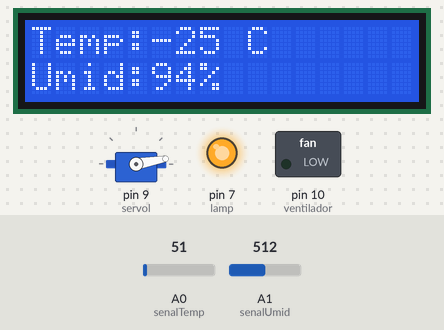
Bench run of a sketch on a simulated Arduino Uno, built with avr-gcc and run on an emulated ATmega328P. On the bench: 16×2 character LCD, servo, switched loads named in the sketch (green lamp = pin HIGH), output pins drawn as LEDs (lit = HIGH). The test bench sets the inputs (shaded band); at power-on: A1 (senalUmid) = 512, A0 (senalTemp) = 51. What the sketch prints to the serial monitor is not drawn.

Above: at 1.2 s.
1.3 s: A1 (senalUmid) set to 757
At 3.0 s:
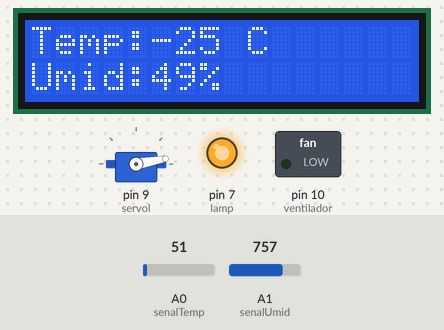
3.6 s: A1 (senalUmid) set to 792
At 5.9 s:
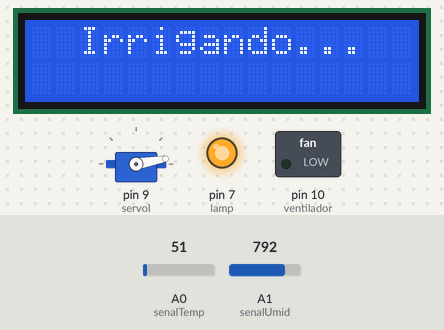
7.7 s: A0 (senalTemp) set to 143
At 8.9 s:
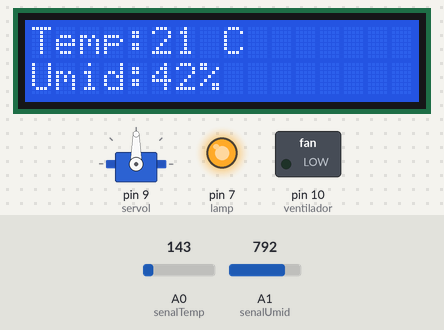
11.6 s: A0 (senalTemp) set to 161
At 14.9 s:
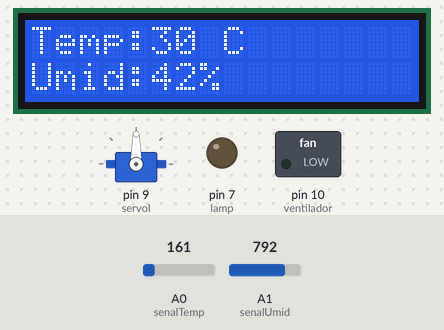
15.7 s: A1 (senalUmid) set to 716
At 18.0 s:
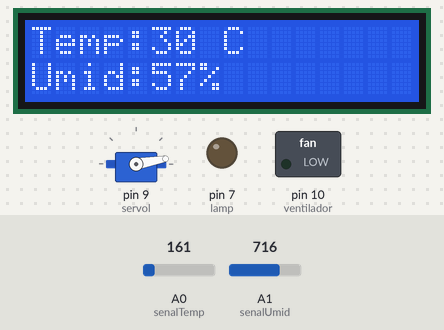
18.7 s: A1 (senalUmid) set to 900
At 20.9 s:
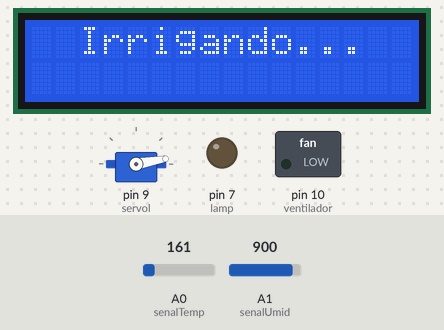
Timing chart, 0 to 22.8 s (numbered marks = the images above; inputs shaded):
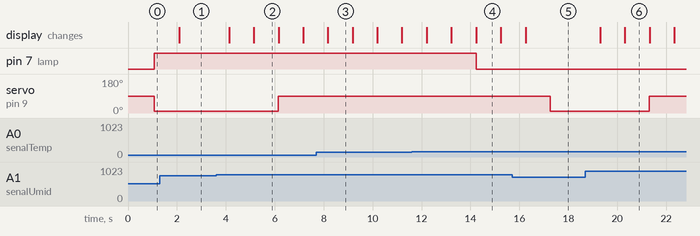

The sketch:

arduino_oasys.ino
```cpp
//---Bibliotecas---//
#include <LiquidCrystal.h>
#include <Servo.h>

//--Variáveis--//
#define senalTemp A0
#define lamp 7
#define senalUmid A1
#define faucet 9
#define ventilador 10
Servo servol;
LiquidCrystal lcd(12, 11, 5, 4, 3, 2);
int tempAnalog;
int umidAnalog;

//--Lista de Funções--//
void dadosLCD();
void delayLamp();

void setup(){
  lcd.begin(16,2);
  Serial.begin(9600);
  servol.attach(9);
  pinMode(7, OUTPUT);
  pinMode(10, OUTPUT);
}

void loop(){
  tempAnalog = analogRead(senalTemp);
  umidAnalog = analogRead(senalUmid);
  int temp = map(tempAnalog, 358, 20, 125, -41);
  int umid = map(umidAnalog, 1023, 0, 0, 190);
  dadosLCD();

  if (umid <= 45){
    lcd.clear();
    lcd.setCursor(2,0);
    lcd.print("Irrigando...");
    delay(1000);
    servol.write(90);
    delay(10);
    lcd.clear();
  }

  else{
    servol.write(10);
    delay(10);
  }

  if (temp <= 25){
    digitalWrite(lamp, HIGH);
    digitalWrite(ventilador, LOW);
  }

  if (temp > 25 && temp < 36){
    if (lamp == true){
      delayLamp();
    }
    else{
      digitalWrite(lamp, LOW);
    }
  }

  if (temp >= 36){
    lcd.clear();
    lcd.setCursor(1,0);
    lcd.print("Ventilando...");
    delay(1000);
    lcd.clear();
    digitalWrite(lamp, LOW);
    digitalWrite(ventilador, HIGH);
  }
}

//--Funções--//
void dadosLCD(){
  int temp = map(tempAnalog, 350, 20, 125, -41);
  int umid = map(umidAnalog, 1023, 0, 0, 190);
  Serial.println(temp);
  Serial.println(umid);
  lcd.clear();
  lcd.setCursor(0,0);
  lcd.print("Temp:");
  lcd.print(temp);
  lcd.print(" C");
  lcd.setCursor(0,1);
  lcd.print("Umid:");
  lcd.print(umid);
  lcd.print("%");
  delay(1000);
}

void delayLamp(){
  delay(5000);
  digitalWrite(lamp, LOW);
}
```

Measured:
- the behaviour switches between 775 and 776 on A1 (senalUmid) (found by bisection; images 1 and 2)
- the behaviour switches between 154 and 155 on A0 (senalTemp) (found by bisection; images 3 and 4)
- after the input at 1.3 s, the display: changes after 0.80 s (image 1)
- after the input at 3.6 s, servo on pin 9 (servol): 10° → 90° after 2.5 s; the display: first changes after 0.53 s (image 2 shows a later state)
- after the input at 11.6 s, pin 7 (lamp): HIGH → LOW after 2.6 s
- after the input at 15.7 s, servo on pin 9 (servol): 90° → 10° after 1.6 s
- after the input at 18.7 s, servo on pin 9 (servol): 10° → 90° after 2.6 s; the display: first changes after 0.61 s (image 6 shows a later state)
